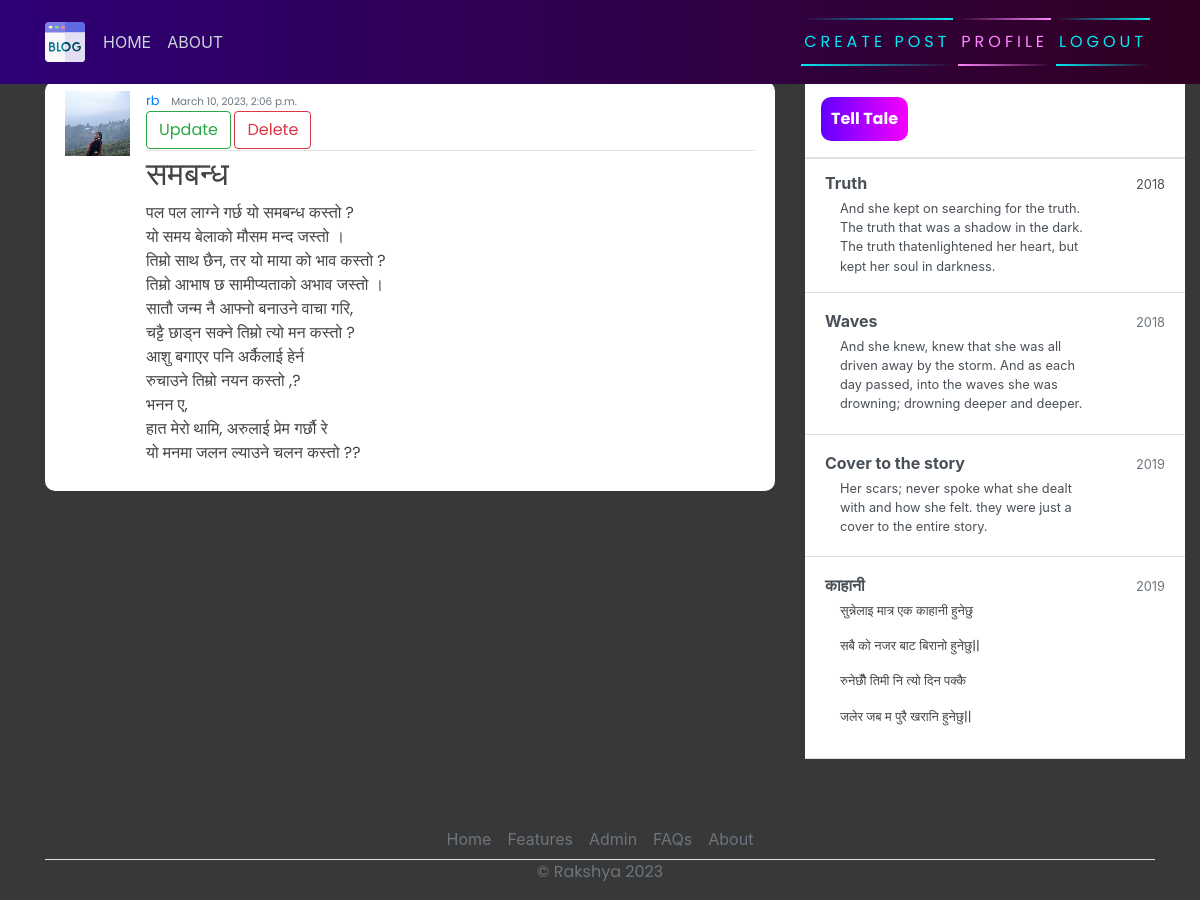
The page /post/31/ (signed in) on the database its author committed.
### blog/models.py (models this page shows, shortened)
class Post(models.Model):
    title = models.CharField(max_length=200)
    content = models.TextField()
    date_posted = models.DateTimeField(default=timezone.now)
    author = models.ForeignKey(User, on_delete=models.CASCADE)

### users/models.py (models this page shows, shortened)
class Profile(models.Model):
    user = models.OneToOneField(User, on_delete=models.CASCADE)
    image = models.ImageField(default='default.jpg', upload_to='profile_pics')

### blog/views.py (the view)
# urls.py: path('post/<int:pk>/', PostDetailView.as_view(), name="blog-detail"),
class PostDetailView(LoginRequiredMixin, DetailView):
    model = Post

### blog/templates/blog/post_detail.html
{% extends 'blog/base.html' %}
{% block content %}
        <article class="media content-section">
            <img class="rounded-cirlce article-img" src="{{ object.author.profile.image.url }}" alt="">
            <div class="media-body">
              <div class="article-metadata">
                <a class="mr-2" href="#">{{ object.author }}</a>
                <small class="text-muted">{{ object.date_posted }}</small> <br>
                  {% if object.author == user %}
                    <div>
                        <a class="btn btn-outline-success" href="{% url 'blog-update' object.id %}">Update</a>
                        <a class="btn btn-outline-danger" href="{% url 'blog-delete' object.id %}">Delete</a>
                    </div>
                  {% endif %}
              </div>
              <h2><a class="article-title" href="#">{{ object.title }}</a></h2>
              <p class="article-content">{{ object.content }}</p>
            </div>
            <br>
          </article>
{% endblock content %}

### blog/static/blog/main.css (style rules this page uses)
body { background-color: rgb(56, 56, 56); margin-top: 5rem; background-size: contain; background-repeat: no-repeat; }
h1, h2, h3, h4, h5, h6, p { color: #444444; font-family: 'Poppins', sans-serif; }
.content-section { background: #ffffff; padding: 10px 20px; border-radius: 10px; margin-bottom: 20px; }
.article-title { color: #444444; }
.article-content { white-space: pre-line; }
.article-img { height: 65px; width: 65px; margin-right: 16px; }
.article-metadata { font-family: 'Poppins', sans-serif; padding-bottom: 1px; margin-bottom: 4px; font-size: 13px; border-bottom: 1px solid #e3e3e3 }

### rows shown on the page
Post: author.profile.image (picture), author "rb", date_posted "March 10, 2023, 2:06 p.m.", title "समबन्ध", content "पल पल लाग्ने गर्छ यो समबन्ध कस्तो ? यो समय बेलाको मौसम मन्द जस्तो । तिम्रो साथ छैन, तर यो माया को भाव कस्तो ? तिम्रो आभाष छ सामीप्यताको अभाव जस्तो । सातौ जन्म नै आफ्नो बनाउने वाचा गरि, चट्टै छाड्न सक्ने तिम्रो त्यो मन कस्तो ? आशु बगाएर पनि अर्कैलाई हेर्न रुचाउने तिम्रो नयन कस्तो ,? भनन ए, हात मेरो थामि, अरुलाई प्रेम गर्छौ रे यो मनमा जलन ल्याउने चलन कस्तो ??"
